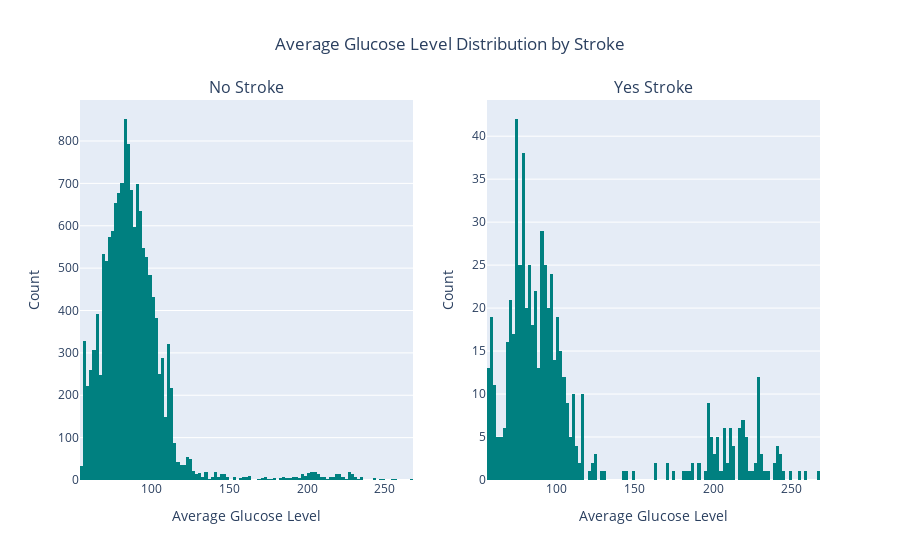

Here is the notebook cell this chart was saved with:
### Code cell
fig=custom_histogram('avg_glucose_level',['Average Glucose Level Distribution by Stroke','Average Glucose Level'])
fig.show()

### Figure 1 — Plotly figure (JSON) as saved in the notebook; plotly's stock layout.template omitted (floating-point values rounded to 4 significant figures; data arrays with more than 128 entries replaced by an {"elided": "..."} marker saying what was removed)
{"data": [{"bingroup": "x", "hovertemplate": "avg_glucose_level=%{x}<br>count=%{y}<extra></extra>", "legendgroup": "", "marker": {"color": "#008080", "pattern": {"shape": ""}}, "name": "", "orientation": "v", "showlegend": false, "type": "histogram", "x": {"elided": "14671 float values"}, "xaxis": "x", "yaxis": "y"}, {"bingroup": "x", "hovertemplate": "avg_glucose_level=%{x}<br>count=%{y}<extra></extra>", "legendgroup": "", "marker": {"color": "#008080", "pattern": {"shape": ""}}, "name": "", "orientation": "v", "showlegend": false, "type": "histogram", "x": {"elided": "632 float values"}, "xaxis": "x2", "yaxis": "y2"}], "layout": {"annotations": [{"font": {"size": 16}, "showarrow": false, "text": "No Stroke", "x": 0.225, "xanchor": "center", "xref": "paper", "y": 1, "yanchor": "bottom", "yref": "paper"}, {"font": {"size": 16}, "showarrow": false, "text": "Yes Stroke", "x": 0.775, "xanchor": "center", "xref": "paper", "y": 1, "yanchor": "bottom", "yref": "paper"}], "title": {"text": "Average Glucose Level Distribution by Stroke", "x": 0.5}, "xaxis": {"anchor": "y", "domain": [0, 0.45], "title": {"text": "Average Glucose Level"}}, "xaxis2": {"anchor": "y2", "domain": [0.55, 1], "title": {"text": "Average Glucose Level"}}, "yaxis": {"anchor": "x", "domain": [0, 1], "title": {"text": "Count"}}, "yaxis2": {"anchor": "x2", "domain": [0, 1], "title": {"text": "Count"}}}}
